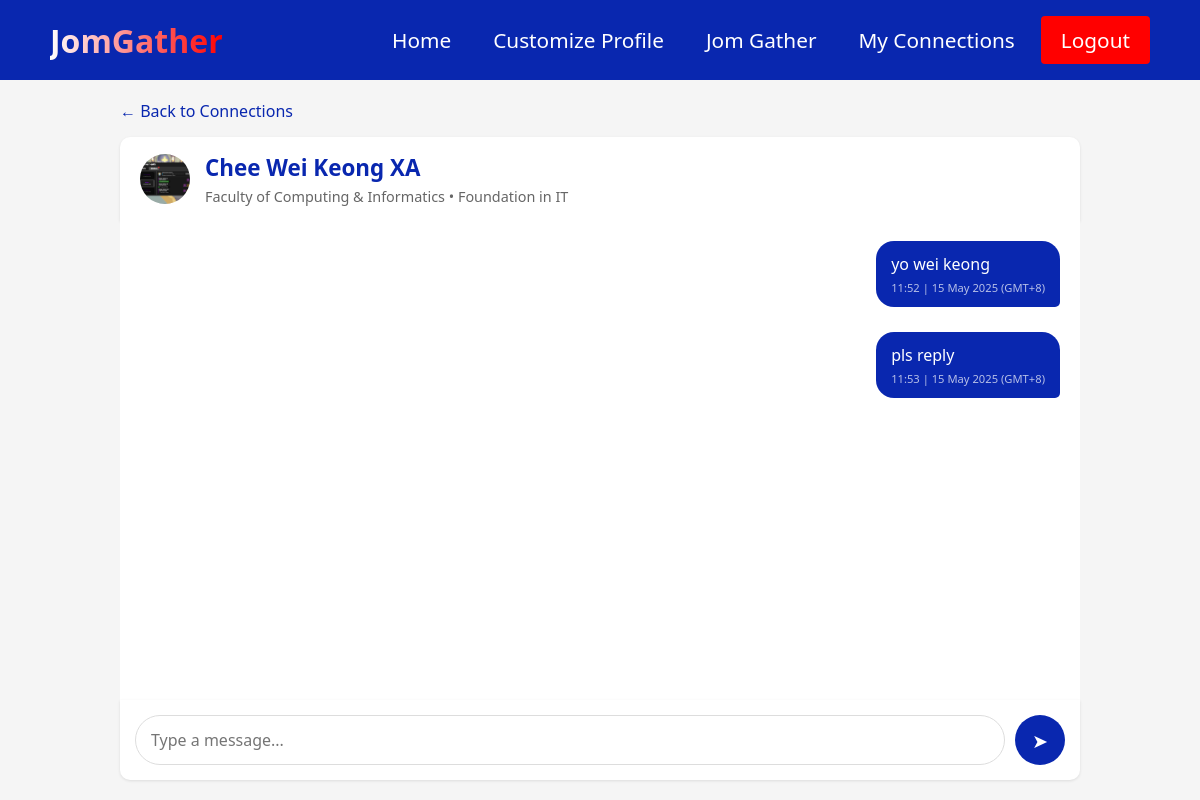
The app's page /chat/1 (signed in), older data.
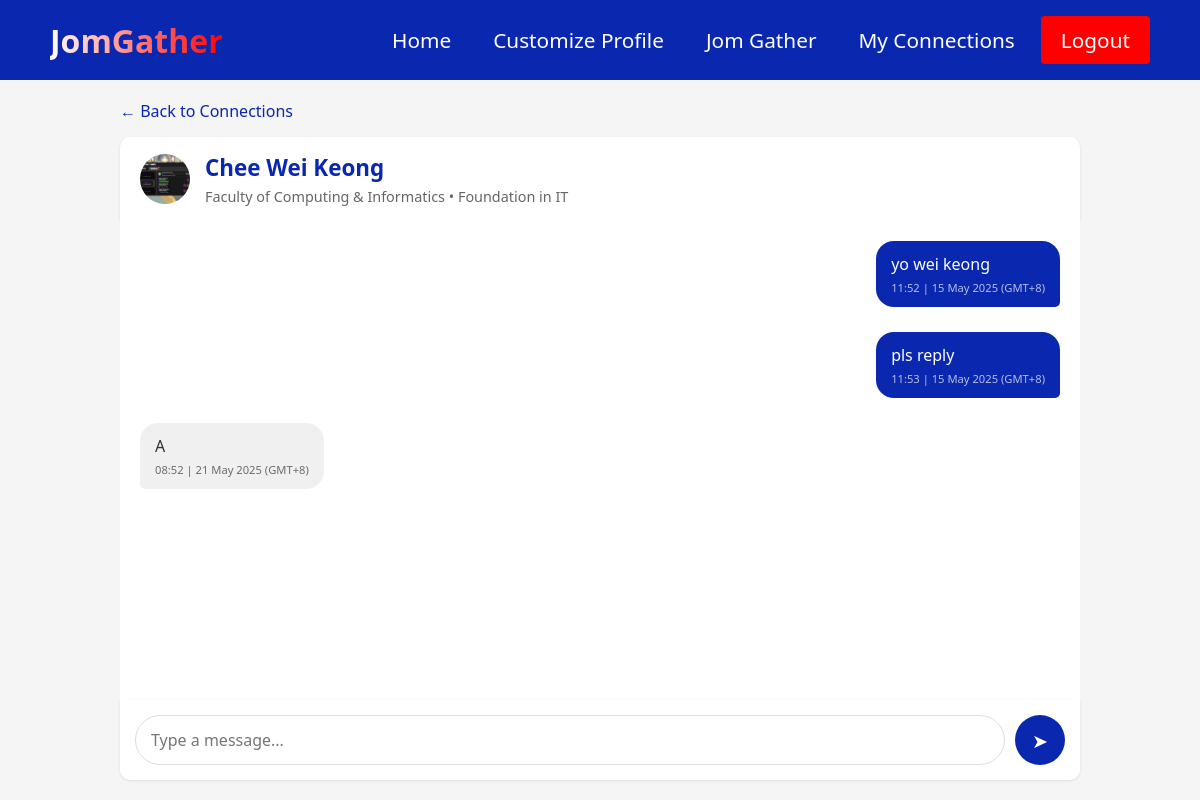
The same page, newer data.
### models.py (models this page shows, shortened)
class User(UserMixin, db.Model):
    id = db.Column(db.Integer, primary_key=True)
    student_id = db.Column(db.String(15), unique=True, nullable=False)
    username = db.Column(db.String(64), unique=True, nullable=False)
    email = db.Column(db.String(120), unique=True, nullable=False)
    password_hash = db.Column(db.String(128))
    created_at = db.Column(db.DateTime, default=datetime.utcnow)
    is_active = db.Column(db.Boolean, default=True)
    last_login = db.Column(db.DateTime)

class Message(db.Model):
    id = db.Column(db.Integer, primary_key=True)
    connection_id = db.Column(db.Integer, db.ForeignKey('connection.id'), nullable=False)
    sender_id = db.Column(db.Integer, db.ForeignKey('user.id'), nullable=False)
    content = db.Column(db.Text, nullable=False)
    is_read = db.Column(db.Boolean, default=False)
    created_at = db.Column(db.DateTime, default=datetime.utcnow)
    connection = db.relationship('Connection', backref=db.backref('messages', lazy='dynamic'))
    sender = db.relationship('User', backref=db.backref('messages_sent', lazy='dynamic'))

### app.py (the view)
@app.route('/chat/<int:user_id>')
@login_required
def chat(user_id):
    other_user = User.query.get_or_404(user_id)
    connection = Connection.query.filter(
        ((Connection.user_id == current_user.id) & (Connection.connected_user_id == user_id)) |
        ((Connection.user_id == user_id) & (Connection.connected_user_id == current_user.id))
    ).first()
    if not connection or connection.status != 'accepted':
        flash('You must be connected with this user to chat', 'error')
        return redirect(url_for('view_connections'))
    messages = Message.query.filter_by(connection_id=connection.id).order_by(Message.created_at).all()
    unread_messages = Message.query.filter_by(
        connection_id=connection.id,
        sender_id=other_user.id,
        is_read=False
    ).all()
    for msg in unread_messages:
        msg.is_read = True
    db.session.commit()
    return render_template('chat.html', other_user=other_user, connection=connection, messages=messages)

### app.py (called while the page is built)
@login_manager.user_loader
def load_user(user_id):
    return User.query.get(int(user_id))

### templates/chat.html (shortened to what this page needs)
<!DOCTYPE html>
<html lang="en">
<head>
  <link rel="stylesheet" href="{{ url_for('static', filename='css/common.css') }}">
</head>
<body>
  <nav class="navbar">
    <div class="navbar__container">
      <a href="{{ url_for('index') }}" id="navbar__logo">JomGather</a>
      <ul class="navbar__menu">
        <li class="navbar__item">
          <a href="{{ url_for('index') }}" class="navbar__links">Home</a>
        </li>
        <li class="navbar__item">
          <a href="{{ url_for('customise') }}" class="navbar__links">Customize Profile</a>
        </li>
        <li class="navbar__item">
          <a href="{{ url_for('jomgather') }}" class="navbar__links">Jom Gather</a>
        </li>
        {% if current_user.is_authenticated %}
        <li class="navbar__item">
          <a href="{{ url_for('view_connections') }}" class="navbar__links">My Connections</a>
        </li>
        <li class="navbar__btn">
          <a href="{{ url_for('logout') }}" class="button">Logout</a>
        </li>
        {% else %}
        <li class="navbar__btn">
          <a href="{{ url_for('register') }}" class="button">Sign Up/Log In</a>
        </li>
        {% endif %}
      </ul>
    </div>
  </nav>
  <div class="chat-container">
    <a href="{{ url_for('view_connections') }}" class="back-to-connections">← Back to Connections</a>
    <div class="chat-header">
      <div class="chat-user-avatar">
        {% if other_user.customisation and other_user.customisation.profile_picture %}
          <img src="{{ url_for('static', filename='uploads/' + other_user.customisation.profile_picture) }}" alt="{{ other_user.username }}">
        {% else %}
          <div style="font-size: 1.5rem;">👤</div>
        {% endif %}
      </div>
      <div class="chat-user-info">
        <h2>{{ other_user.username }}</h2>
        {% if other_user.customisation %}
          <p>
            {% if other_user.customisation.faculty %}
              {{ other_user.customisation.faculty }}
            {% endif %}
            {% if other_user.customisation.course %}
              • {{ other_user.customisation.course }}
            {% endif %}
          </p>
        {% endif %}
      </div>
    </div>
    <div class="chat-history" id="chat-history">
      {% if messages %}
        {% for message in messages %}
          <div class="message-row {% if message.sender_id == current_user.id %}sent{% else %}received{% endif %}">
            <div class="message {% if message.sender_id == current_user.id %}sent{% else %}received{% endif %}">
              {{ message.content }}
              <div class="message-time">
                {{ (message.created_at.replace(tzinfo=None) + timedelta(hours=8)).strftime('%H:%M | %d %b %Y') }} (GMT+8)
              </div>
            </div>
          </div>
        {% endfor %}
      {% else %}
        <div class="no-messages">
          <p>No messages yet. Start the conversation!</p>
        </div>
      {% endif %}
    </div>
    <form class="chat-form" action="{{ url_for('send_message', connection_id=connection.id) }}" method="POST">
      <input type="text" name="message" class="chat-input" placeholder="Type a message..." autofocus required>
      <button type="submit" class="send-btn">
        <span class="send-icon">➤</span>
      </button>
    </form>
  </div>
</body>
</html>

Row changes from the older to the newer data that the page shows:
changed User: username "Chee Wei Keong XA" → "Chee Wei Keong"
added Message: content "A", created_at "08:52 | 21 May 2025"
